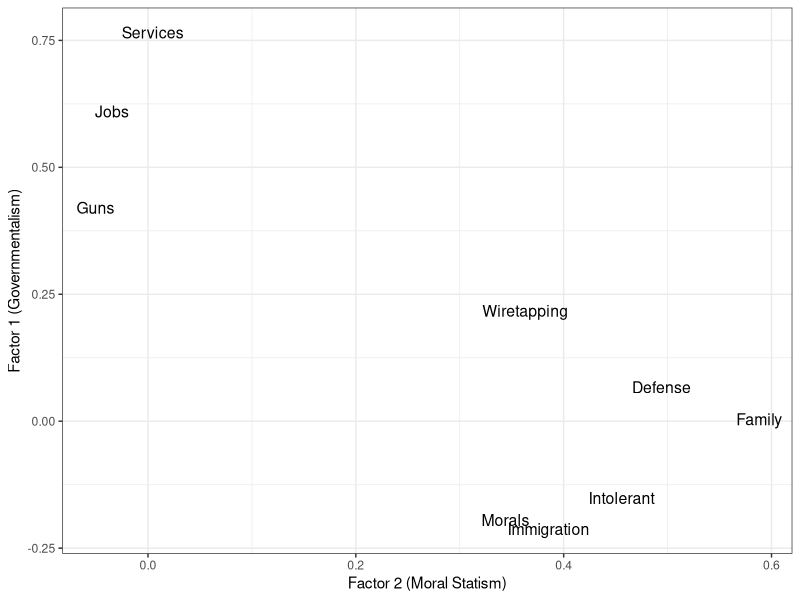

Here is the R script that generated this plot:
setwd("~/Dropbox/gh_projects/misarchism")
require(arm)
require(ggplot2)
require(GPArotation)

df<-read.csv("data/misarchism_data.csv")

########### Run this analysis first


factor.vars<-subset(df)
factor.vars<-factor.vars[c("caseid", "tea_supp", "gender_respondent_x", "fox", "bornagain", "church",
                           "white", "Auth", "dem_edu", "dem_age_r_x", "Obama", 
                            "republican",
                           "inc_incgroup_pre", "libcpre_self",
                           "trad_famval", "gun_control",
                           "trad_tolerant", "trad_adjust", "wiretap",
                           "defsppr_self", "spsrvpr_ssself",
                           "immig_checks", "guarpr_self")]

# Rescale numeric variables (First 7 columns are categorical variables)
factor.vars[8:length(factor.vars)]<-as.data.frame(sapply(factor.vars[8:length(factor.vars)], function(x) rescale(x)))


detach("package:arm", unload=TRUE)
require(psych)
set.seed(666)

#######################################
## Scree plot for early exploration ###
#######################################

# fad<-factor.vars[10:length(factor.vars)]
# 
# ev <- eigen(cor(fad)) # get eigenvalues
# ap <- parallel(subject=nrow(fad),var=ncol(fad),
#                rep=100,cent=.05)
# nS <- nScree(x=ev$values, aparallel=ap$eigen$qevpea)
# scree.plot<-plotnScree(nS)

########################################
### Factor analysis in paper ###########
########################################

# "15:length" excludes party id, "14:length" includes it

fit <- fa(factor.vars[15:length(factor.vars)], nfactors=2,
          rotate = "oblimin", fm = "ml", warnings=FALSE,
          missing=FALSE)
fad<-factor.vars[15:length(factor.vars)] # "factor analysis data" for later checks
# summary(fit)
# print(fit, sort=TRUE)
# fit


############################################
### Including ideological self-placement ###
############################################

fit2 <- fa(factor.vars[14:length(factor.vars)], nfactors=2,
          rotate = "oblimin", fm = "ml", warnings=FALSE,
          missing=FALSE)
fad2<-factor.vars[14:length(factor.vars)] # "factor analysis data" for later checks

detach("package:psych", unload=TRUE)
require(arm)

factor.vars$Government2 <- rescale(fit2$scores[,1])
factor.vars$MoralStatism2 <- rescale(fit2$scores[,2])
###############################################

load <- as.data.frame(fit$loadings[,1:2])
set.seed(123)
rownames(load)<-c("Family", "Guns", "Intolerant", "Morals", "Wiretapping", "Defense",
                  "Services", "Immigration", "Jobs")
factor.plot<-ggplot(load, aes(x=ML2, y=ML1, label=rownames(load))) +
  geom_text(size=4, position = position_jitter(w = 0.03, h = 0.03)) +
  theme_bw() +
  labs(x="Factor 2 (Moral Statism)", y="Factor 1 (Governmentalism)")


factor.vars$Government <- rescale(fit$scores[,1])
factor.vars$MoralStatism <- rescale(fit$scores[,2])

factor.vars$Antigov<-max(factor.vars$Government, na.rm=T)-factor.vars$Government
factor.vars$Mis<-factor.vars$MoralStatism*factor.vars$Antigov

factor.vars$republican.cat<-ordered(as.factor(df$republican))
factor.vars$ideology.cat<-ordered(as.factor(df$libcpre_self))
factor.vars$Mis.cat<-ordered(cut(factor.vars$Mis, breaks=3))
factor.vars$Antigov.cat<-ordered(cut(factor.vars$Antigov, breaks=3))
factor.vars$MoralStatism.cat<-ordered(cut(factor.vars$MoralStatism, breaks=3))

detach("package:arm", unload=TRUE)

# Keep version with missing for imputation in 'missing.R'
factor.vars.miss<-factor.vars

# Keep version for comparisons to conservatism and republicanism
explore.subset<-subset(factor.vars, select=c("libcpre_self", "ideology.cat", "republican",
                                               "republican.cat", "tea_supp", "Government", "Antigov", "Antigov.cat",
                                               "Mis", "Mis.cat", "MoralStatism", "MoralStatism.cat"))
explore.subset<-explore.subset[complete.cases(explore.subset),]

# Remove missing for main regression models
factor.vars<-factor.vars[complete.cases(factor.vars),]
